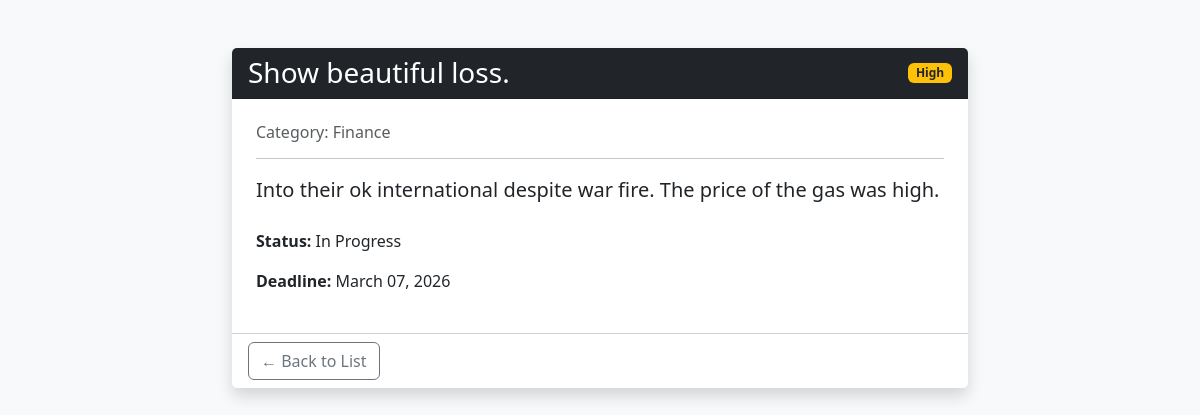
Page /hangarin/task/1/ on the committed database.
### tasks/models.py (models this page shows, shortened)
class BaseModel(models.Model):
    created_at = models.DateTimeField(auto_now_add=True)
    updated_at = models.DateTimeField(auto_now=True)
    class Meta:
        abstract = True

class Task(BaseModel):
    STATUS_CHOICES = [
        ("Pending", "Pending"),
        ("In Progress", "In Progress"),
        ("Completed", "Completed"),
    ]
    title = models.CharField(max_length=255)
    description = models.TextField()
    deadline = models.DateTimeField()
    status = models.CharField(max_length=50, choices=STATUS_CHOICES, default="Pending")
    category = models.ForeignKey(Category, on_delete=models.CASCADE)
    priority = models.ForeignKey(Priority, on_delete=models.CASCADE)

class Priority(BaseModel):
    name = models.CharField(max_length=50)
    class Meta:
        verbose_name_plural = "Priorities"

class Category(BaseModel):
    name = models.CharField(max_length=100)
    class Meta:
        verbose_name_plural = "Categories"

### tasks/views.py (the view)
# urls.py: path('hangarin/task/<int:pk>/', TaskDetailView.as_view(), name='task-detail'),
class TaskDetailView(DetailView):
    model = Task
    template_name = 'task_detail.html'
    context_object_name = 'task'

### templates/task_detail.html (shortened to what this page needs)
{% load static %}
<!DOCTYPE html>
<html lang="en">
<head>
    <link href="https://cdn.jsdelivr.net/npm/bootstrap@5.3.0/dist/css/bootstrap.min.css" rel="stylesheet">
    <link rel="stylesheet" href="{% static 'css/style.css' %}">
</head>
<body class="bg-light">
    <div class="container mt-5">
        <div class="row justify-content-center">
            <div class="col-md-8">
                <div class="card shadow border-0">
                    <div class="card-header bg-dark text-white d-flex justify-content-between align-items-center">
                        <h3 class="mb-0">{{ task.title }}</h3>
                        <span class="badge bg-warning text-dark">{{ task.priority.name }}</span>
                    </div>
                    <div class="card-body p-4">
                        <h6 class="text-muted">Category: {{ task.category.name }}</h6>
                        <hr>
                        <p class="lead">{{ task.description }}</p>
                        <div class="mt-4">
                            <p><strong>Status:</strong> {{ task.status }}</p>
                            <p><strong>Deadline:</strong> {{ task.deadline|date:"F d, Y" }}</p>
                        </div>
                    </div>
                    <div class="card-footer bg-white">
                        <a href="{% url 'task-list' %}" class="btn btn-outline-secondary">← Back to List</a>
                    </div>
                </div>
            </div>
        </div>
    </div>
</body>
</html>

### static/css/style.css (style rules this page uses)
body { background-color: #f0f2f5; font-family: 'Segoe UI', Tahoma, Geneva, Verdana, sans-serif; }

### rows in the picture
Task: title "Show beautiful loss.", priority.name "High", category.name "Finance", description "Into their ok international despite war fire. The price of the gas was high.", status "In Progress", deadline "March 07, 2026"
